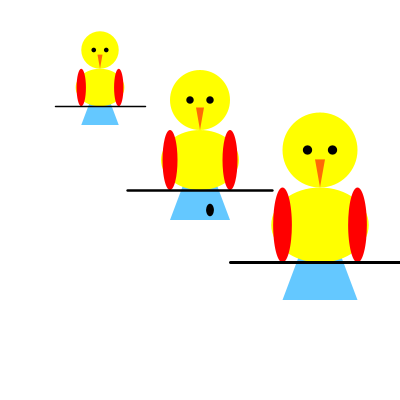
Frame 1 (no input)
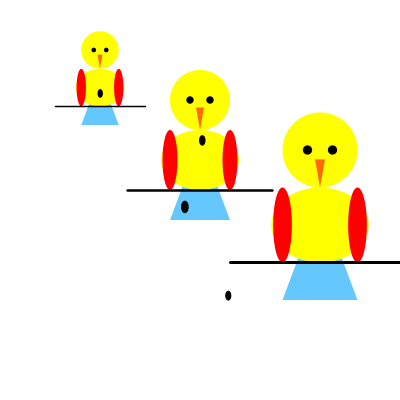
Frame 60 (the mouse pressed at the canvas centre just before this capture)
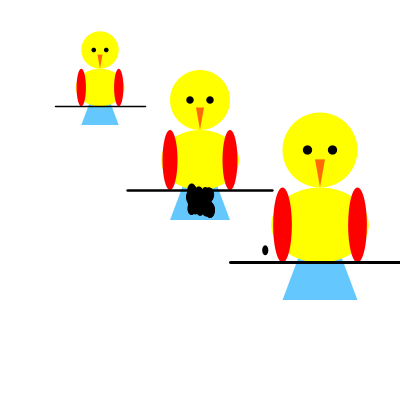
Frame 120 (the mouse held since frame 60 and released just before this capture)

The Processing sketch that drew these frames (run headless with seeded random() and noise(); from frame 60 on, the mouse is pressed at the canvas centre):

// Processing sketch: processing_148116
// ── processing_148116.pde

//Naomi Rauch
//CS 118
//May 14, 2014


int numflies = 5; //sets the inital number of flies

Birds bird0, bird1, bird2; //declare and name bird objects

ArrayList<Flies> fly; //arraylist for number of flies can change



void setup (){

size(400,400);
background(255);
smooth();

//initalizing bird objects (number of birds won't change)
//start with beaks closed
bird0 = new Birds(width/4,50,.5,0); //bird on left closed beak
bird1 = new Birds(width/2,100,.8,0); //bird in center closed beak
bird2 = new Birds(width*4/5,150, 1,0); //bird on right closed beak

fly = new ArrayList<Flies>(); //initalizing array list

//adding flies to array
for(int i = 0; i<numflies; i++){
fly.add(new Flies(200,200,400,400,.05));
}
}

void draw () {

frameRate(10);
  
background(255);


//if the mouse if pressed a new fly is added to the screen

if(mousePressed){
  fly.add(new Flies(mouseX, mouseY, 400,400,.05));
}

//if the mouse hovers on fly the fly will follow mouse to feed birds
for(int i = 0; i<fly.size(); i++){
if (dist(mouseX,mouseY,fly.get(i).x,fly.get(i).y) < 20){
fly.get(i).x = mouseX;
fly.get(i).y = mouseY;
}
}

//checking for distance between each fly and each bird.
//when fly is within range the birds beak opens and bird eats fly
//fly removed from array list
//else bird stays with beak closed

for(int i = 0; i<fly.size(); i++){
 
  if (dist(fly.get(i).x, fly.get(i).y, bird0.xpos, bird0.ypos) <= 30){
  bird0 = new Birds(width/4,50,.5,1); //bird on left open beak
  
  fly.remove(i);
  
  }else if (dist(fly.get(i).x, fly.get(i).y, bird1.xpos, bird1.ypos) <= 30){
  bird1 = new Birds(width/2,100,.8,1); //bird on left open beak
  
  fly.remove(i);
  }else if (dist(fly.get(i).x, fly.get(i).y, bird2.xpos, bird2.ypos) <= 30){
  bird2 = new Birds(width*4/5,150, 1,1); //bird on left open beak
  
  fly.remove(i);
  
}else{
 
bird0 = new Birds(width/4,50,.5,0); //bird on left
bird1 = new Birds(width/2,100,.8,0); //bird in center
bird2 = new Birds(width*4/5,150, 1,0); //bird on right
  
}
}
//display birds
bird0.display();
bird1.display();
bird2.display();

//displaying all flies in array list
for(int i = 0; i<fly.size(); i++){
  
  Flies freshfly = fly.get(i);
  freshfly.update();
  freshfly.display();
}

}
//function to draw parametric birds using shapes
//x, y coordinates of birds head
//s is scale
//mouth is 0 for closed and 1 for open

void functBird(float x, float y, float s, int mouth){
  
float dhead = 75; //diameter of head
float dbody = 75; //diameter of body
float xhead = x; //x coordinate of head
float yhead = y; //y coordinate of head;



pushMatrix();
translate(x,yhead);
noStroke();
scale (s);
 
 //bird head
fill(255,255,0);
ellipse(0,0,dhead,dhead);

//eyes
fill(0);
ellipse(0+dhead/6,0,dhead/8,dhead/8);
ellipse(0-dhead/6,0,dhead/8,dhead/8);

//tail
fill(100,200,300);
quad(0-dhead/8,0+dhead/2+dbody/2, 0+dhead/8,0+dhead/2+dbody/2,0+ dhead/2, 0+dhead/2+1.5*dbody, 0-dhead/2, 0+dhead/2+1.5*dbody);

//body
fill(255,255,0);
ellipse(0,0+dhead/2+dbody/2,dhead*1.3,dbody);

//wings
fill(255,0,0);
ellipse(0-dhead/2,0+dhead/2+dbody/2,dhead/4, dbody);
ellipse(0+dhead/2,0+dhead/2+dbody/2,dhead/4, dbody);

//wire
stroke(0);
strokeWeight(3);
line(0-dhead*1.2,0+dhead/2+dbody,dhead*1.2,0+dhead/2+dbody);

if(mouth <= 0){
//beak closed
noStroke();
fill(255,106,6);
triangle(0+dhead/15,0+dhead/8,0-dhead/15,0+dhead/8,0,0+dhead/2);
}else{
//beak open
fill(81,79,28);
triangle(0+dhead/15,0+dhead/8,0-dhead/15,0+dhead/8,0,0+dhead/2.75);//down
triangle(0+dhead/15,0+dhead/8,0-dhead/15,0+dhead/8,0,0-dhead/6);//up
}

popMatrix();
}
//begin class block for birds
class Birds { //name of class

float ypos;
float xpos;
float s;
int mouth;

//class constructor (like setup function)
  Birds(float xtemp, float ytemp, float stemp, int mouthtemp){
  
  
  xpos = xtemp;
  ypos = ytemp;
  s = stemp;
  mouth = mouthtemp;
    
  }
  
  void display(){
  
  functBird(xpos, ypos, s, mouth);
  }
  
  
}

void funct(float x, float y, float flyw, float s){
  //drawing flies
  //x and y variables are coordinates of center
  //flyw is width of fly; height a factor of width by 1.618
  //s is for scale
  
  pushMatrix();
  translate(x,y);
 
    fill(0);
    noStroke();
    ellipse(0, 0, flyw, flyw*(1.618));

 popMatrix();
}

//begin class block
class Flies { //name of class
  
float x; //x coordinate
float y; //y coordinate
float flyw; //lantern W; height a factor of width by 1.618
float s; //scale
float easing;//in y direction
float targetx; //center of object in sky
float targety; //center of object in sky
float counter = 0; //counter to randomly pick targetx targety
float countermax = random(10,20);


//class constructor (like setup function)
  Flies(float tempx, float tempy, float temptargetx, float temptargety, float tempease){
  
  x = tempx;//current x coordinate
  y = tempy;//current y coordinate
  flyw = random(5,10); //random starting widths of flies
  easing = tempease;//easing as specified when calling object
  targetx = temptargetx; //specified target x position when calling lantern object
  targety = temptargety; // specified target y position when calling lantern object
  
}
//method for the "math" behind the object motion
 void update(){

counter++;//counter to pick a new target after random frames

   
 if(x > targetx){ //moving lanterns toward target x
     x += (targetx - x)*easing;
    }else if(x < targetx){
     x += (targetx - x)*easing;
 } 
 
 if(y > targety){//moving lantern toward target y
     y += (targety - y)*easing;
    }else if(y < targety){
     y += (targety - y)*easing;

 }
 if (counter>countermax) {
   counter = 0;
   countermax = random(10,20);//random time to pick new targetx and targety
   targetx = random(0,400);//random targetx
   targety = random(0,400);//random targety
 
 }
 }
 
//method for drawing the object to the screen
void display(){

 
   funct(x,y,flyw,s);//calls function for flies
 }
}
